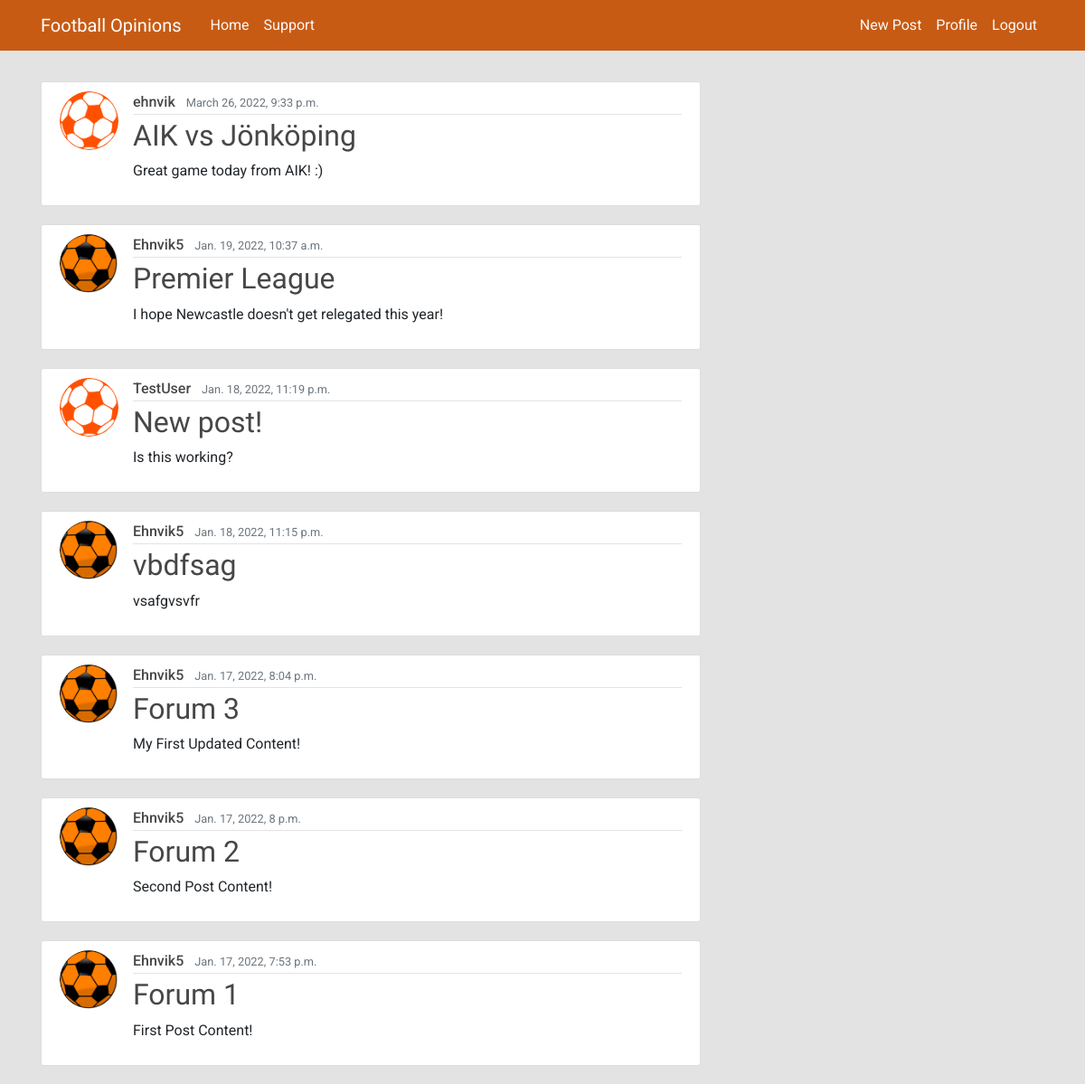
Screenshot of / (signed in) with the database file from the repository.
### forum/models.py (models this page shows, shortened)
class Post(models.Model):
    title = models.CharField(max_length=100)
    content = models.TextField()
    date_posted = models.DateTimeField(default=timezone.now)
    author = models.ForeignKey(User, on_delete=models.CASCADE)

### users/models.py (models this page shows, shortened)
class Profile(models.Model):
    user = models.OneToOneField(User, on_delete=models.CASCADE)
    image = models.ImageField(default='default.jpg', upload_to='profile_pics')

### forum/views.py (the view)
# urls.py: path('', PostListView.as_view(), name='forum-home'),
class PostListView(ListView):
    model = Post
    template_name = 'forum/home.html'
    context_object_name = 'posts'
    ordering = ['-date_posted']

### forum/templates/forum/home.html
{% extends "forum/base.html" %}
{% block content %}
    {% for post in posts %}
        <article class="media content-section">
          <img class="rounded-circle article-img" src="{{ post.author.profile.image.url }}" alt="{{ post.author.profile.user.username }}">
          <div class="media-body">
            <div class="article-metadata">
              <a class="mr-2 post-detail-button" href="{% url 'user-posts' post.author.username %}">{{ post.author }}</a>
              <small class="text-muted">{{ post.date_posted }}</small>
            </div>
            <h2><a class="article-title" href="{% url 'post-detail' post.id %}">{{ post.title }}</a></h2>
            <p class="article-content">{{ post.content }}</p>
          </div>
        </article>
    {% endfor %}
{% endblock content %}

### forum/static/forum/style.css (style rules this page uses)
html body { background-color: #e3e3e3; margin-top: 5rem; font-family: "Roboto", sans-serif; }
h1, h2, h3, h4, h5, h6 { color: #fafafa; font-family: "Exo", sans-serif; }
.content-section { background: #ffffff; padding: 10px 20px; border: 1px solid #dddddd; border-radius: 3px; margin-bottom: 20px; }
.post-detail-button { color: rgb(71, 71, 71) !important; border: none !important; text-decoration: none !important; font-weight: 450 !important; font-family: "Roboto", sans-serif !important; }
.article-title { color: rgb(71, 71, 71); font-family: "Exo", sans-serif; }
.article-content { white-space: pre-line; }
.article-img { height: 65px; width: 65px; margin-right: 16px; }
.article-metadata { padding-bottom: 1px; margin-bottom: 4px; border-bottom: 1px solid #e3e3e3 }

### rows the page displays
Post: author.profile.image (placeholder picture), author "ehnvik", date_posted "March 26, 2022, 9:33 p.m.", title "AIK vs Jönköping", content "Great game today from AIK! :)"
Post: author.profile.image (picture), author "Ehnvik5", date_posted "Jan. 19, 2022, 10:37 a.m.", title "Premier League", content "I hope Newcastle doesn't get relegated this year!"
Post: author.profile.image (placeholder picture), author "TestUser", date_posted "Jan. 18, 2022, 11:19 p.m.", title "New post!", content "Is this working?"
Post: author.profile.image (picture), author "Ehnvik5", date_posted "Jan. 18, 2022, 11:15 p.m.", title "vbdfsag", content "vsafgvsvfr"
Post: author.profile.image (picture), author "Ehnvik5", date_posted "Jan. 17, 2022, 8:04 p.m.", title "Forum 3", content "My First Updated Content!"
Post: author.profile.image (picture), author "Ehnvik5", date_posted "Jan. 17, 2022, 8 p.m.", title "Forum 2", content "Second Post Content!"
Post: author.profile.image (picture), author "Ehnvik5", date_posted "Jan. 17, 2022, 7:53 p.m.", title "Forum 1", content "First Post Content!"
